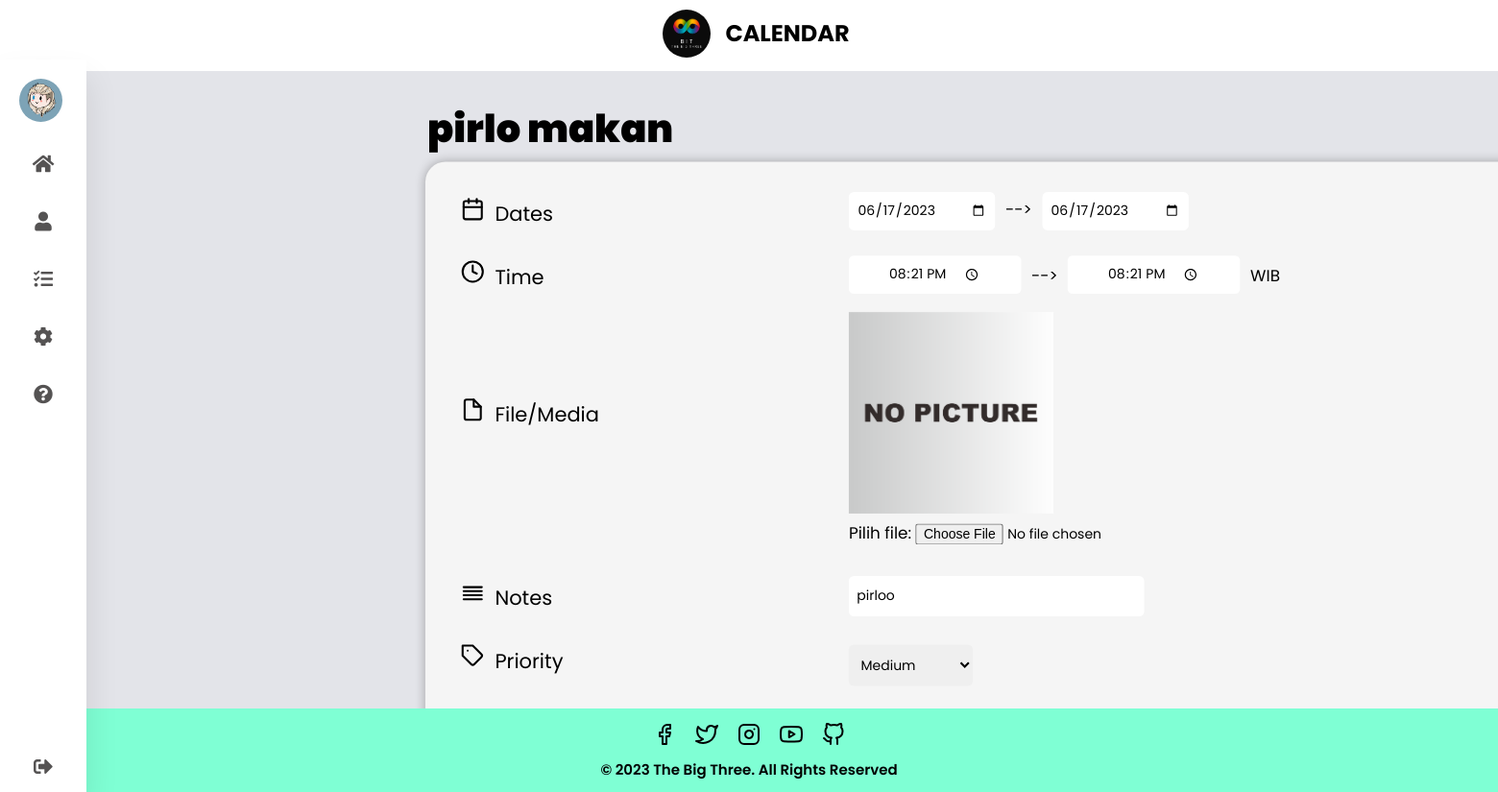
The app's page /index.php?page=detail&id=54 (signed in) with its own data.
### tables this page shows
CREATE TABLE `event` (
  `id_event` int(11) NOT NULL,
  `username` varchar(100) NOT NULL,
  `title` varchar(100) NOT NULL,
  `tanggal_mulai` date NOT NULL,
  `tanggal_selesai` date NOT NULL,
  `jam_mulai` time NOT NULL,
  `jam_selesai` time NOT NULL,
  `gambar` text NOT NULL,
  `notes` varchar(150) NOT NULL,
  `priority` varchar(40) NOT NULL,
  `comment` text NOT NULL,
  `status` varchar(40) NOT NULL
);

### proses.php (called while the page is built, shortened)
<?php
class database{
	var $host = "localhost";
	var $uname = "root";
	var $pass = "";
	var $db = "calendar";
	var $conn;
	function __construct(){
		$this->conn = mysqli_connect($this->host, $this->uname, $this->pass, $this->db) or die("Koneksi Gagal");
	}
	function view_detail($id){
		$sql = mysqli_query($this->conn," SELECT * FROM event WHERE id_event = '$id' ");
		$hasil = mysqli_fetch_assoc($sql);
		return $hasil;
	}
}
?>

### detail.php (the view, shortened to what this page needs)
<?php
include "koneksi.php";
include 'proses.php';
$db = new database();
$data = $db->view_detail($_GET["id"]);
?>
<div class="detail-task">
        <form action="crud.php?aksi=update_event" method="POST" enctype="multipart/form-data">
        <div id="task-head">
          <h1>
            <input
              type="text"
              id="text-input"
              name="title"
              value = "<?php echo $data["title"]; ?>"
              required
            />
          </h1>
        </div>
        <div class="content-tambah" style="height: 620px">
          <div class="component-tambah">
            <p><i class="i" data-feather="calendar"></i><span>Dates</span></p>
            <p><i class="i" data-feather="clock"></i><span>Time</span></p>
            <p style="margin-top:75px"><i class="i" data-feather="file"></i><span>File/Media</span></p>
            <p style="margin-top:120px">
              <i class="i" data-feather="align-justify"></i><span>Notes</span>
            </p>
            <p><i class="i" data-feather="tag"></i><span>Priority</span></p>
            <div class="comment-tambah">
                <br />
            </div>
          </div>
          <div class="user-ans-tambah">
            <div class="dates-tambah">
              <div id="from-tambah">
                  <input
                    type="date"
                    id="from"
                    name="tanggal_mulai"
                    value = "<?php echo $data['tanggal_mulai']; ?>"
                    required
                  /><br /><br />
              </div>
              <span>--></span>
              <div id="until-tambah">
                  <input
                    type="date"
                    id="until"
                    name="tanggal_selesai"
                    value = "<?php echo $data["tanggal_selesai"]; ?>"
                    placeholder="Until"
                  /><br /><br />
              </div>
            </div>
            <div class="time-tambah">
              <div class="time-from-tambah">
                  <input type="time" id="jam" name="jam_mulai" value = "<?php echo $data["jam_mulai"]; ?>" required/>
              </div>
              <span>--></span>
              <div class="time-until-tambah">
                  <input type="time" id="jam" name="jam_selesai" value = "<?php echo $data["jam_selesai"]; ?>"/>
              </div>
              <span>WIB</span>
            </div>
            <div class="file-media-tambah">
              <img src="<?php echo $data["gambar"] ?>" alt="aktifitas_kelas" width="auto" height="200"/><br>
              <label for="myFile">Pilih file:</label>
              <input type="file" id="myFile" name="upload" />
            </div>
            <div class="notes-tambah">
                <input
                  type="text"
                  id="comment"
                  name="notes"
                  placeholder="Add a notes.."
                  value = "<?php echo $data["notes"]; ?>"
                /><br /><br />
            </div>
            <div class="type-tambah" style=" margin-top: 3px">
              <select name="priority" required>
                <option value="<?php echo $data["priority"]; ?>"><?php echo ucfirst($data["priority"]); ?></option>
              </select>
            </div>
          </div>
        </div>
      </form>
      </div>

### css/calendar.css (style rules this page uses)
* { margin: 0; padding: 0; outline: none; border: none; text-decoration: none; box-sizing: border-box; font-family: "Poppins", sans-serif; }
body { background: #e3e4e9; }
.detail-task { margin-left: 75px; }
.detail-task h1 input[type="text"] { font-size: 40px; font-weight: bolder; margin: auto; margin-top: 70px; margin-left: 370px; background-color: #e3e4e9; text-overflow: ellipsis; }
.content-tambah { width: 110%; height: 550px; margin: auto; margin-top: 20px; margin-left: 400px; padding: 20px; border-radius: 20px; box-shadow: 0 0 10px rgba(0, 0, 0, 0.3); background-color: whitesmoke; transform: scale(1.05); }
.component, .component-tambah { font-size: 20px; width: 400px; height: 600px; float: left; }
.component-tambah :nth-child(3) { margin-top: 0; }
.component p, .component-tambah p { padding: 15px; }
.component p span, .component-tambah p span { margin-left: 10px; padding-top: 100px; }
.comment, .comment-tambah { margin: auto; margin-top: 0px; margin-left: 5px; padding: 20px; display: flex; }
.dates-tambah #from-tambah input, .dates-tambah #until-tambah input { padding: 8px 8px; background-color: white; border-radius: 5px; }
.dates-tambah { display: flex; margin-top: 10px; align-items: first baseline; }
.dates-tambah span { margin: 0 10px; }
.time-tambah { display: flex; }
.time-tambah span { padding: 0 10px; margin-top: 8px; }
.time-tambah input { padding: 8px 39px; border-radius: 5px; }
.file-media-tambah { margin: 18px; }
.notes-tambah { margin-top: 30px; }
.notes-tambah input { padding: 10px 28px 10px 8px; border-radius: 5px; }
.type-tambah select { padding: 10px 40px 10px 8px; border-radius: 5px; }

### records on screen
event: title "pirlo makan", tanggal_mulai "06/17/2023", tanggal_selesai "06/17/2023", jam_mulai "20:21:00", jam_selesai "20:21:00", gambar (placeholder picture), notes "pirloo", priority "Medium"
